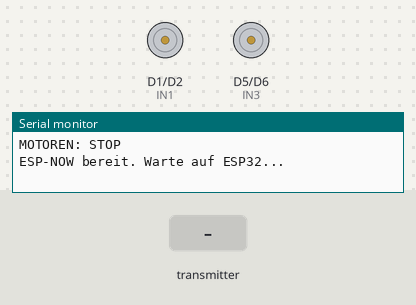
Simulated run of this sketch. Board: ESP8266 (NodeMCU). On the bench: motor-driver pin pairs drawn as motors (green arrow = first pin HIGH = forward, orange = second pin HIGH = backward, longer = more drive), the last lines printed to the serial monitor. The test bench sets the inputs (shaded band).

Above: at 1.7 s.
1.8 s: the transmitter starts sending befehl = VORWAERTS
At 2.2 s:
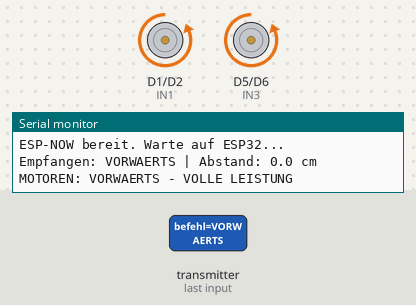
3.3 s: the transmitter starts sending befehl = RUECKWAERTS
At 4.5 s:
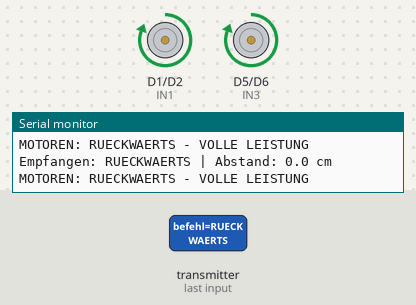
Timing chart, 0 to 6.3 s (numbered marks = the images above; inputs shaded):
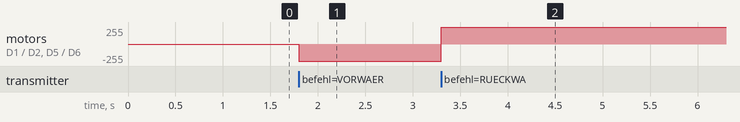

Measured:
- after the input at 1.8 s, motor on D1 (IN1) / D2 (IN2), motor on D5 (IN3) / D6 (IN4): stopped → backward 255/255 at once
- after the input at 3.3 s, motor on D1 (IN1) / D2 (IN2), motor on D5 (IN3) / D6 (IN4): backward 255/255 → forward 255/255 at once

The sketch:

esp8266_robot_car.ino
```cpp
#include <ESP8266WiFi.h>
#include <espnow.h>

#define IN1 D1
#define IN2 D2
#define IN3 D5
#define IN4 D6

typedef struct {
  char befehl[32];
  float abstand;
} Nachricht;

Nachricht empfangen;

void motorStop() {
  digitalWrite(IN1, LOW); digitalWrite(IN2, LOW);
  digitalWrite(IN3, LOW); digitalWrite(IN4, LOW);
  Serial.println("MOTOREN: STOP");
}

void motorVorwaerts() {
  digitalWrite(IN1, LOW);  digitalWrite(IN2, HIGH);
  digitalWrite(IN3, LOW);  digitalWrite(IN4, HIGH);
  Serial.println("MOTOREN: VORWAERTS - VOLLE LEISTUNG");
}

void motorRueckwaerts() {
  digitalWrite(IN1, HIGH); digitalWrite(IN2, LOW);
  digitalWrite(IN3, HIGH); digitalWrite(IN4, LOW);
  Serial.println("MOTOREN: RUECKWAERTS - VOLLE LEISTUNG");
}

void onDataRecv(uint8_t *mac, uint8_t *data, uint8_t len) {
  if (len != sizeof(Nachricht)) {
    Serial.println("FEHLER: Falsche Nachrichtengroesse!");
    motorStop();
    return;
  }

  memcpy(&empfangen, data, sizeof(empfangen));
  empfangen.befehl[31] = '\0';

  Serial.print("Empfangen: ");
  Serial.print(empfangen.befehl);
  Serial.print(" | Abstand: ");
  Serial.print(empfangen.abstand, 1);
  Serial.println(" cm");

  if (strcmp(empfangen.befehl, "VORWAERTS") == 0) motorVorwaerts();
  else if (strcmp(empfangen.befehl, "RUECKWAERTS") == 0) motorRueckwaerts();
  else motorStop();
}

void setup() {
  Serial.begin(115200);
  delay(500);

  pinMode(IN1, OUTPUT); pinMode(IN2, OUTPUT);
  pinMode(IN3, OUTPUT); pinMode(IN4, OUTPUT);
  motorStop();

  WiFi.mode(WIFI_STA);

  if (esp_now_init() != 0) {
    Serial.println("FEHLER: ESP-NOW konnte nicht gestartet werden!");
    motorStop();
    return;
  }

  esp_now_set_self_role(ESP_NOW_ROLE_SLAVE);
  esp_now_register_recv_cb(onDataRecv);

  Serial.println("ESP-NOW bereit. Warte auf ESP32...");
}

void loop() {}
```
